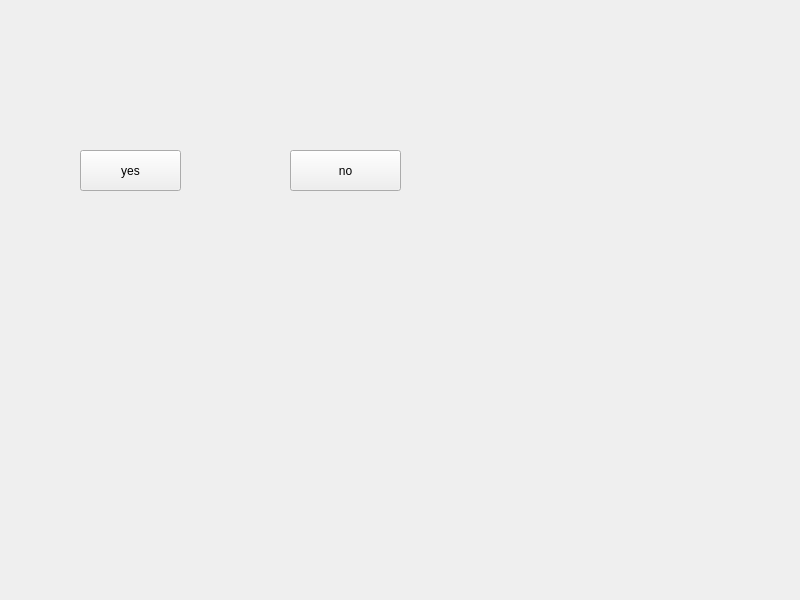
<?xml version="1.0" encoding="UTF-8"?>
<ui version="4.0">
 <class>Widget</class>
 <widget class="QWidget" name="Widget">
  <property name="geometry">
   <rect>
    <x>0</x>
    <y>0</y>
    <width>800</width>
    <height>600</height>
   </rect>
  </property>
  <property name="windowTitle">
   <string>Widget</string>
  </property>
  <widget class="QPushButton" name="pushButton_yes">
   <property name="geometry">
    <rect>
     <x>80</x>
     <y>150</y>
     <width>101</width>
     <height>41</height>
    </rect>
   </property>
   <property name="text">
    <string>yes</string>
   </property>
  </widget>
  <widget class="QPushButton" name="pushButton_no">
   <property name="geometry">
    <rect>
     <x>290</x>
     <y>150</y>
     <width>111</width>
     <height>41</height>
    </rect>
   </property>
   <property name="text">
    <string>no</string>
   </property>
  </widget>
 </widget>
 <resources/>
 <connections/>
</ui>
